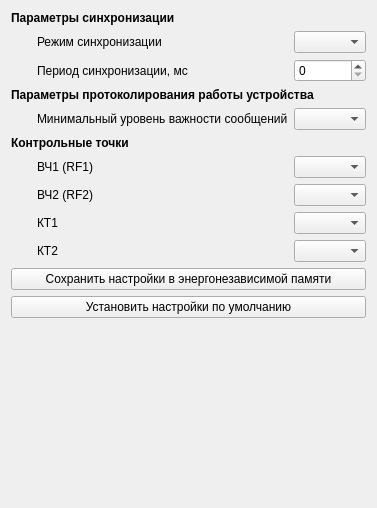
<?xml version="1.0" encoding="UTF-8"?>
<ui version="4.0">
 <class>PET_brg_debug_page</class>
 <widget class="QWidget" name="PET_brg_debug_page">
  <property name="geometry">
   <rect>
    <x>0</x>
    <y>0</y>
    <width>357</width>
    <height>508</height>
   </rect>
  </property>
  <property name="sizePolicy">
   <sizepolicy hsizetype="Fixed" vsizetype="Preferred">
    <horstretch>0</horstretch>
    <verstretch>0</verstretch>
   </sizepolicy>
  </property>
  <property name="windowTitle">
   <string>Form</string>
  </property>
  <layout class="QVBoxLayout" name="verticalLayout">
   <item>
    <layout class="QGridLayout" name="gridLayout_2">
     <item row="11" column="1">
      <widget class="QLabel" name="label_4">
       <property name="text">
        <string>КТ1</string>
       </property>
      </widget>
     </item>
     <item row="10" column="1">
      <widget class="QLabel" name="label_3">
       <property name="text">
        <string>ВЧ2 (RF2)</string>
       </property>
      </widget>
     </item>
     <item row="11" column="2">
      <widget class="QComboBox" name="cb_tp1_sel"/>
     </item>
     <item row="2" column="0" colspan="3">
      <widget class="QLabel" name="label_7">
       <property name="font">
        <font>
         <weight>75</weight>
         <bold>true</bold>
        </font>
       </property>
       <property name="text">
        <string>Параметры синхронизации</string>
       </property>
      </widget>
     </item>
     <item row="5" column="1">
      <widget class="QLabel" name="label_9">
       <property name="text">
        <string>Период синхронизации, мс</string>
       </property>
      </widget>
     </item>
     <item row="9" column="2">
      <widget class="QComboBox" name="cb_rf1_sel"/>
     </item>
     <item row="4" column="1">
      <widget class="QLabel" name="label_8">
       <property name="text">
        <string>Режим синхронизации</string>
       </property>
      </widget>
     </item>
     <item row="4" column="2">
      <widget class="QComboBox" name="cb_sync_mode"/>
     </item>
     <item row="8" column="0" colspan="3">
      <widget class="QLabel" name="label">
       <property name="font">
        <font>
         <weight>75</weight>
         <bold>true</bold>
        </font>
       </property>
       <property name="text">
        <string>Контрольные точки</string>
       </property>
      </widget>
     </item>
     <item row="12" column="2">
      <widget class="QComboBox" name="cb_tp2_sel"/>
     </item>
     <item row="5" column="2">
      <widget class="QSpinBox" name="sb_sync_period"/>
     </item>
     <item row="10" column="2">
      <widget class="QComboBox" name="cb_rf2_sel"/>
     </item>
     <item row="12" column="1">
      <widget class="QLabel" name="label_5">
       <property name="text">
        <string>КТ2</string>
       </property>
      </widget>
     </item>
     <item row="9" column="1">
      <widget class="QLabel" name="label_2">
       <property name="sizePolicy">
        <sizepolicy hsizetype="Fixed" vsizetype="Preferred">
         <horstretch>0</horstretch>
         <verstretch>0</verstretch>
        </sizepolicy>
       </property>
       <property name="text">
        <string>ВЧ1 (RF1)</string>
       </property>
      </widget>
     </item>
     <item row="7" column="2">
      <widget class="QComboBox" name="cb_log_severity"/>
     </item>
     <item row="7" column="1">
      <widget class="QLabel" name="label_11">
       <property name="text">
        <string>Минимальный уровень важности сообщений</string>
       </property>
      </widget>
     </item>
     <item row="6" column="0" colspan="3">
      <widget class="QLabel" name="label_10">
       <property name="font">
        <font>
         <weight>75</weight>
         <bold>true</bold>
        </font>
       </property>
       <property name="text">
        <string>Параметры протоколирования работы устройства</string>
       </property>
      </widget>
     </item>
     <item row="4" column="0">
      <widget class="QWidget" name="widget" native="true">
       <property name="sizePolicy">
        <sizepolicy hsizetype="Fixed" vsizetype="Preferred">
         <horstretch>0</horstretch>
         <verstretch>0</verstretch>
        </sizepolicy>
       </property>
       <property name="minimumSize">
        <size>
         <width>20</width>
         <height>0</height>
        </size>
       </property>
      </widget>
     </item>
    </layout>
   </item>
   <item>
    <widget class="QPushButton" name="btn_save_to_EEPROM">
     <property name="text">
      <string>Сохранить настройки в энергонезависимой памяти</string>
     </property>
    </widget>
   </item>
   <item>
    <widget class="QPushButton" name="btn_set_default">
     <property name="text">
      <string>Установить настройки по умолчанию</string>
     </property>
    </widget>
   </item>
   <item>
    <spacer name="verticalSpacer">
     <property name="orientation">
      <enum>Qt::Vertical</enum>
     </property>
     <property name="sizeHint" stdset="0">
      <size>
       <width>20</width>
       <height>40</height>
      </size>
     </property>
    </spacer>
   </item>
  </layout>
 </widget>
 <resources/>
 <connections/>
</ui>
